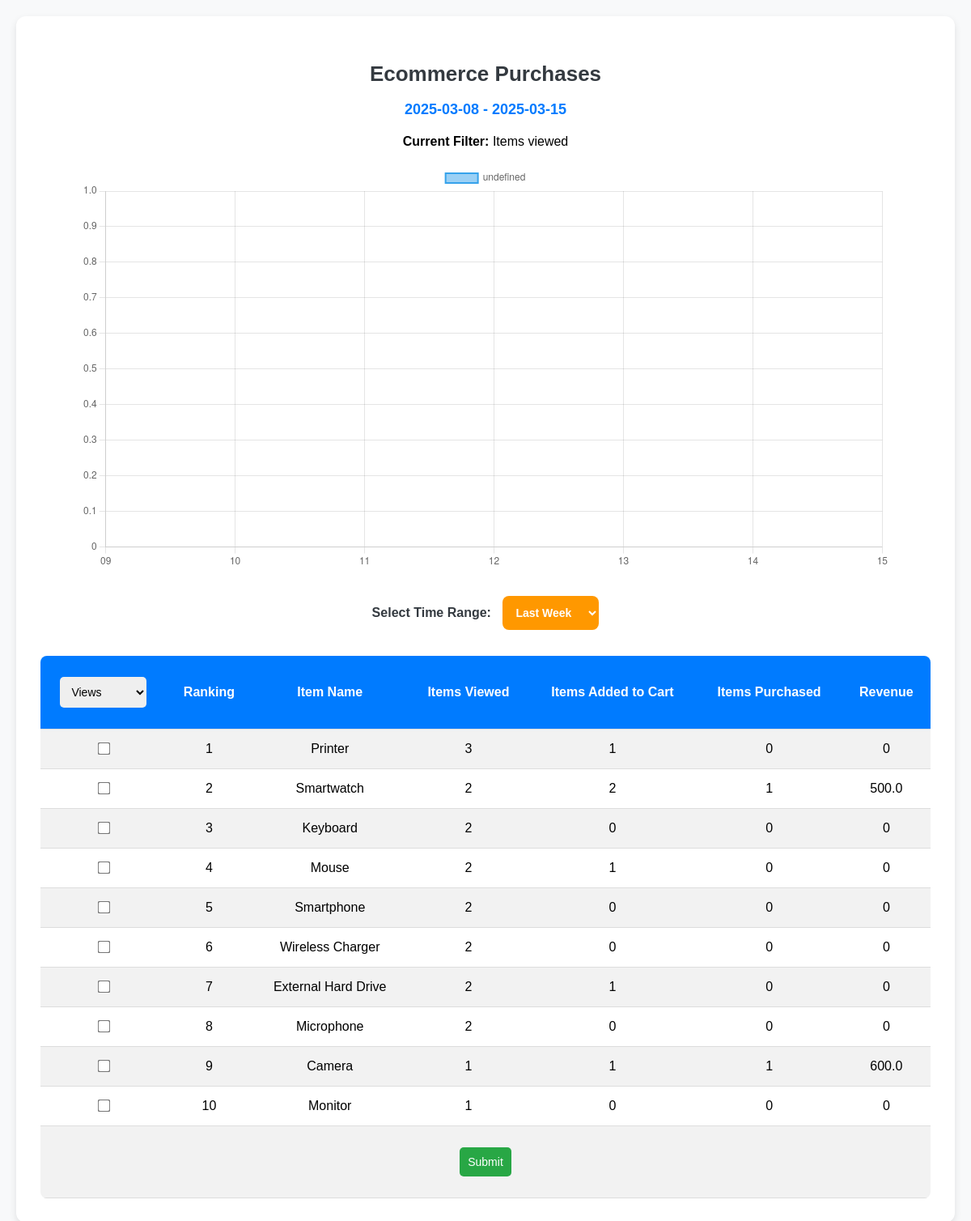
Page /ecommercePurchases on the committed database.
### tables this page shows
CREATE TABLE products (id INTEGER PRIMARY KEY AUTOINCREMENT, name TEXT NOT NULL, price FLOAT NOT NULL);

### app.py (the view, shortened to what this page needs)
@app.route("/ecommercePurchases", methods=['GET','POST'])
def ecommercePurchases():
    if request.method == 'GET':
        con = sqlite3.connect("database.db")
        cur = con.cursor()
        days = [(datetime.now() - timedelta(days=i)).strftime('%d') for i in range(6, -1, -1)]
        dates = [(datetime.now() - timedelta(days=i)).strftime('%Y-%m-%d') for i in range(6, -1, -1)]
        today = date.today()
        last_day = date.today() - timedelta(days=7)
        selected_filter = request.form.get('filters')
        data = []
        cur.execute('SELECT p.name AS product_name, COUNT(DISTINCT pv.id) AS view_count, COUNT(DISTINCT CASE WHEN ca.action = "add" THEN ca.id END) AS add_to_cart_count, COALESCE(pu.purchase_count, 0) AS purchase_count, COALESCE(pu.total_revenue, 0) AS total_revenue FROM products p LEFT JOIN product_views pv ON p.id = pv.product_id LEFT JOIN cart_actions ca ON p.id = ca.product_id LEFT JOIN (SELECT product_id, COUNT(id) AS purchase_count, SUM(total_price) AS total_revenue FROM purchases GROUP BY product_id) pu ON p.id = pu.product_id GROUP BY p.id ORDER BY view_count DESC LIMIT 10')
        data = cur.fetchall()
        cur.execute('SELECT name, view_date FROM product_views JOIN products ON product_views.product_id = products.id')
        views = cur.fetchall()
        products = request.form.getlist('products')
        views_dict = pd.DataFrame.from_dict(views)
        default = []
        filter_header = "Items viewed"
        con.commit()
        con.close()
        return render_template("ecommercePurchases.html", data=data, days=days, default=default, filter_header=filter_header, today=today, last_day=last_day)

### templates/ecommercePurchases.html (shortened to what this page needs)
<!DOCTYPE html>
<html lang="en">
<head>
</head>
<body>
    <div class="container">
        <h3>Ecommerce Purchases</h3>
        <p class="date-header">{{ last_day }} - {{ today }}</p>
        <p><strong>Current Filter:</strong> {{ filter_header }}</p>
        <div class="chart-container">
            <canvas id="graph"></canvas>
        </div>
        <form action="/ecommercePurchases" method="post">
            <div class="filter-group">
                <label class="filter-label">Select Time Range:</label>
                <select name="days" id="days" class="filter-select">
                    <option value="week">Last Week</option>
                </select>
            </div>
            <table>
                <tr>
                    <th>
                        <select name="filters" id="filters">
                            <option value="views">Views</option>
                        </select>
                    </th>
                    <th>Ranking</th>
                    <th>Item Name</th>
                    <th>Items Viewed</th>
                    <th>Items Added to Cart</th>
                    <th>Items Purchased</th>
                    <th>Revenue</th>
                </tr>
                {% for i in range(data|length) %}
                <tr>
                    <td><input type="checkbox" name="products" value="{{ data[i][0] }}"></td>
                    <td>{{ i + 1 }}</td>
                    {% for j in range(data[i]|length) %}
                    <td>{{ data[i][j] }}</td>
                    {% endfor %}
                </tr>
                {% endfor %}
                <tr>
                    <td colspan="7">
                        <button type="submit">Submit</button>
                    </td>
                </tr>
            </table>
        </form>
    </div>
    <script>
        const ctx = document.getElementById('graph');
        new Chart(ctx, {
            type: 'line',
            data: {
                labels: {{ days | tojson }},
                datasets: [
                    {% if default|length > 0 %}
                        {% for i in range(default|length) %}
                            {
                                data: {{ default[i] | tojson }},
                                label: '{{ products[i] }}',
                                borderWidth: 2,
                                pointRadius: 4,
                                pointBackgroundColor: 'rgba(75, 192, 192, 1)',
                                tension: 0.4
                            },
                        {% endfor %}
                    {% else %}
                        {
                            data: {{ default | tojson }},
                            borderWidth: 2,
                            pointRadius: 4,
                            pointBackgroundColor: 'rgba(255, 99, 132, 1)',
                            tension: 0.4
                        },
                    {% endif %}
                ]
            }
        });
    </script>
</body>
</html>

### templates/ecommercePurchases.html (style rules this page uses)
body { font-family: 'Poppins', sans-serif; margin: 0; padding: 20px; background-color: #f8f9fa; text-align: center; }
.container { max-width: 1200px; margin: auto; background: white; padding: 30px; border-radius: 12px; box-shadow: 0 4px 10px rgba(0, 0, 0, 0.1); }
h3 { color: #343a40; font-size: 26px; font-weight: 700; margin-bottom: 10px; }
.date-header { font-size: 18px; font-weight: 600; color: #007bff; margin-bottom: 20px; }
.chart-container { width: 100%; max-width: 1000px; margin: 20px auto; }
table { width: 100%; border-collapse: collapse; margin-top: 20px; background: white; border-radius: 8px; overflow: hidden; }
th, td { padding: 14px; text-align: center; border-bottom: 1px solid #ddd; }
th { background-color: #007bff; color: white; font-weight: 700; font-size: 16px; }
tr:nth-child(even) { background-color: #f2f2f2; }
select, button { padding: 10px; margin: 12px 0; border: none; border-radius: 5px; font-size: 14px; }
.filter-group { margin-bottom: 20px; }
.filter-label { font-size: 16px; font-weight: 600; margin-right: 10px; color: #343a40; }
.filter-select { background: #ff9800; color: white; font-weight: 600; padding: 12px; border-radius: 8px; cursor: pointer; transition: 0.3s; }
button { background-color: #28a745; color: white; cursor: pointer; transition: 0.3s; }
input[type="checkbox"] { transform: scale(1.2); }

### rows in the picture
products: name "Printer"
products: name "Smartwatch"
products: name "Keyboard"
products: name "Mouse"
products: name "Smartphone"
products: name "Wireless Charger"
products: name "External Hard Drive"
products: name "Microphone"
products: name "Camera"
products: name "Monitor"

### other values in the picture
{{ filter_header }} "Items viewed"
{{ i + 1 }} "1" "2" "3" "4" "5" "6" "7" "8" "9" "10"
{{ data[i][j] }} "3" "1" "0" "0" "2" "2" "1" "500.0" "2" "0" "0" "0" "2" "1" "0" "0" "2" "0" "0" "0" "2" "0" "0" "0" "2" "1" "0" "0" "2" "0" "0" "0" "1" "1" "1" "600.0" "1" "0" "0" "0"
chart data {{ days | tojson }} ["09", "10", "11", "12", "13", "14", "15"]
